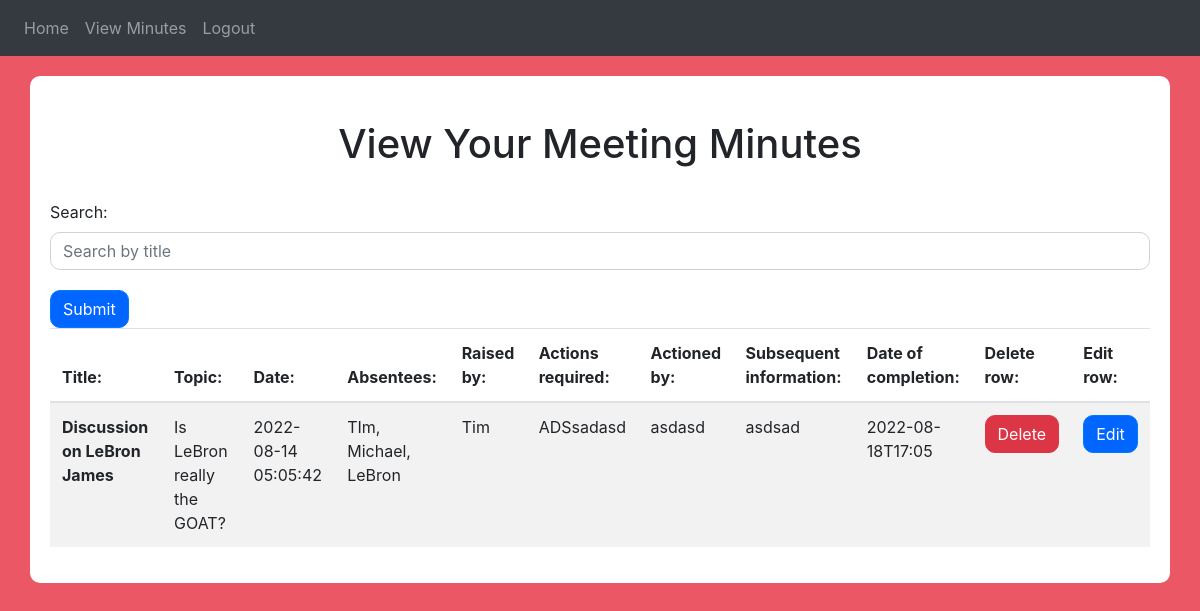
The app's page /minutes (signed in), older data.
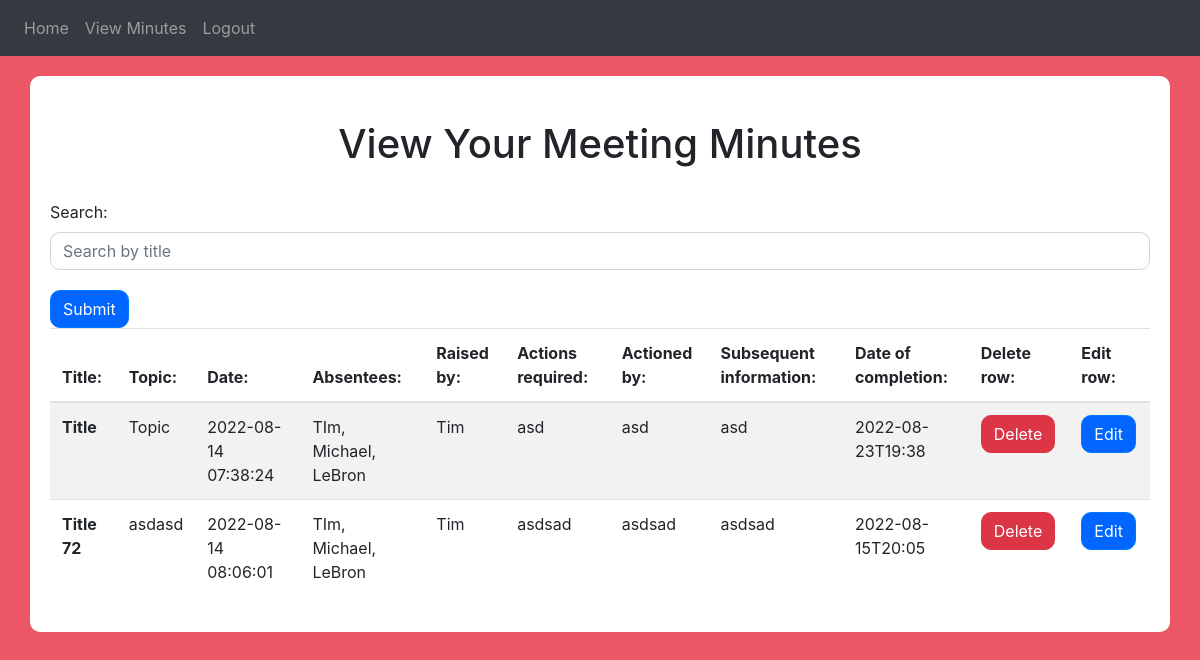
The same page, newer data.
### website/models.py (models this page shows)
class Meeting(db.Model):
    id = db.Column(db.Integer, primary_key=True)
    time = db.Column(db.DateTime(timezone=True), default=func.now())
    title = db.Column(db.String(1000))
    topic = db.Column(db.String(1000))
    attendees = db.Column(db.String(100))
    raised_by = db.Column(db.String(100))
    actions_required = db.Column(db.String(100))
    actioned_by = db.Column(db.String(100))
    subsequent_information = db.Column(db.String(100))
    end_time = db.Column(db.String(100))
    user_id = db.Column(db.Integer, db.ForeignKey("user.id"))

### website/auth.py (the view)
@auth.route("/minutes", methods=["GET", "POST"])
@login_required
def minutes():
    return render_template("minutes.html", user=current_user)

### website/__init__.py (called while the page is built)
def create_app():
    app = Flask(__name__)
    app.config["SECRET_KEY"] = "thisissecret"
    app.config["SQLALCHEMY_DATABASE_URI"] = f"sqlite:///{DB_NAME}"
    db.init_app(app)
    from .views import views
    from .auth import auth
    app.register_blueprint(views, url_prefix="/")
    app.register_blueprint(auth, url_prefix="/")
    from .models import Meeting, User
    create_database(app)
    login_manager = LoginManager()
    login_manager.login_view = "auth.login"
    login_manager.init_app(app)
    @login_manager.user_loader
    def load_user(id):
        return User.query.get(int(id))
    return app

### website/templates/minutes.html (shortened to what this page needs)
{% extends "base.html" %} {% block title %}Minutes{% endblock %}
{% block content%}
<br/>
<h1 align = "center"> View Your Meeting Minutes</h1>
<br/>
  <table class="table table-striped center">
    <thead>
      <tr>
        <th>Title:</th>
        <th>Topic:</th>
        <th>Date:</th>
        <th>Absentees:</th>
        <th>Raised by:</th>
        <th>Actions required:</th>
        <th>Actioned by:</th>
        <th>Subsequent information:</th>
        <th>Date of completion:</th>
        <th>Delete row:</th>
        <th>Edit row:</th>
      </tr>
    </thead>
    <tbody>
      {% for meeting in user.meetings %}
      <tr>
        <th scope="row" id="title" name="title">{{ meeting.title }}</th>
        <td>{{ meeting.topic }}</td>
        <td>{{ meeting.time }}</td>
        <td>{{ meeting.attendees }}</td>
        <td>{{ meeting.raised_by }}</td>
        <td>{{ meeting.actions_required }}</td>
        <td>{{ meeting.actioned_by }}</td>
        <td>{{ meeting.subsequent_information }}</td>
        <td>{{ meeting.end_time }}</td>
        <td>
          <button type="button" class="btn btn-danger" data-toggle="modal" data-target="#deleteModal{{ meeting.id }}">
            Delete
          </button>
      </td>
      <td>
        <button type="button" class="btn btn-primary" data-toggle="modal" data-target="#editModal{{ meeting.id }}">
          Edit
        </button>
      </td>
    </tr>
    {% endfor %}
  </tbody>
  <form action="{{ url_for('views.search-meeting') }}" method="post">
    <div class="form-group">
      <label for="search">Search:</label>
      <input type="text" class="form-control" id="search" name="search" placeholder="Search by title">
    </div>
    <button type="submit" class="btn btn-primary">Submit</button>
</table>
{% endblock %}

### website/templates/base.html (shortened to what this page needs)
<!DOCTYPE html>
<html>
  <head>
    <link
      rel="stylesheet"
      href="https://stackpath.bootstrapcdn.com/bootstrap/4.4.1/css/bootstrap.min.css"
    />
    <link
      rel="stylesheet"
      href="https://stackpath.bootstrapcdn.com/font-awesome/4.7.0/css/font-awesome.min.css"
    />
  </head>
  <body>
    <nav class="navbar navbar-expand-lg navbar-dark bg-dark">
      <div class="collapse navbar-collapse" id="navbar">
        <div class="navbar-nav center">
          {% if user.is_authenticated %}
          <a class="nav-item nav-link" id="home" href="/">Home</a>
          <a class ="nav-item nav-link" id="minutes" href="/minutes">View Minutes</a>
          <a class="nav-item nav-link" id="logout" href="/logout">Logout</a>
          {% else %}
          <a class="nav-item nav-link" id="login" href="/login">Login</a>
          <a class="nav-item nav-link" id="signUp" href="/sign-up">Sign Up</a>
          {% endif %}
        </div>
      </div>
    </nav>
    <div class="container">{% block content %} {% endblock %}</div>
  </body>
</html>

### website/templates/base.html (style rules this page uses)
body { background-color: #EC5766; }
.container { background-color: white; border-radius: 10px; padding: 20px; margin-top: 20px; margin-bottom: 20px; }
.form-control { border-radius: 10px; }
.form-group { margin-bottom: 20px; }
.btn { border-radius: 10px; }
.btn-primary { background-color: #0066ff; }

Row changes from the older to the newer data that the page shows:
changed Meeting: title "Discussion on LeBron James" → "Title"; topic "Is LeBron really the GOAT?" → "Topic"; time "2022-08-14 05:05:42" → "2022-08-14 07:38:24"; actions_required "ADSsadasd" → "asd"; actioned_by "asdasd" → "asd"; subsequent_information "asdsad" → "asd"; end_time "2022-08-18T17:05" → "2022-08-23T19:38"
added Meeting: title "Title 72", topic "asdasd", time "2022-08-14 08:06:01", attendees "TIm, Michael, LeBron", raised_by "Tim", actions_required "asdsad", actioned_by "asdsad", subsequent_information "asdsad", end_time "2022-08-15T20:05"
